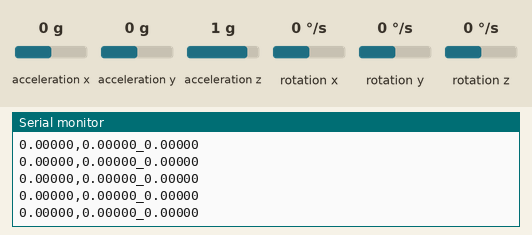
Recording of a sketch running on a simulated Arduino Uno, built with avr-gcc and run on an emulated ATmega328P. On the bench: the last lines printed to the serial monitor. Inputs (shaded band) come from the test bench; at power-on: acceleration x 0 g, acceleration y 0 g, acceleration z 1 g, rotation z 0 °/s, rotation x 0 °/s, rotation y 0 °/s.

Above: at 11.2 s.
11.3 s: acceleration x set to -1.4 g
At 11.8 s:
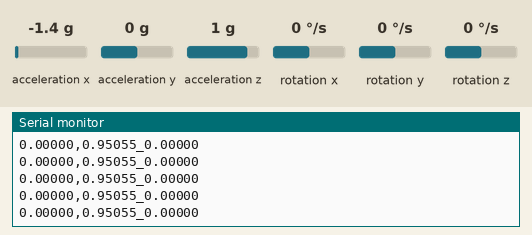
12.8 s: acceleration y set to -1.4 g
At 13.6 s:
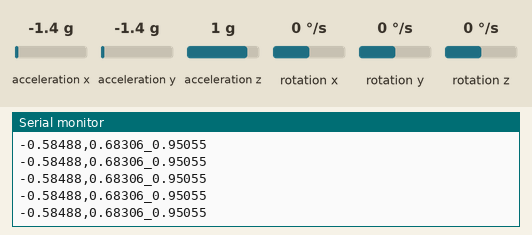
14.3 s: acceleration z set to -1.4 g
At 15.3 s:
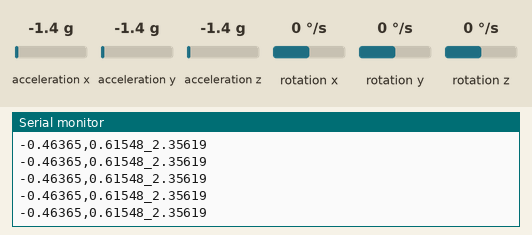
15.8 s: rotation z set to -192 °/s
At 16.3 s:
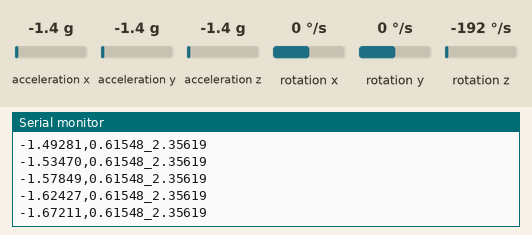
Timing chart, 0 to 18.3 s (numbered marks = the images above; inputs shaded):
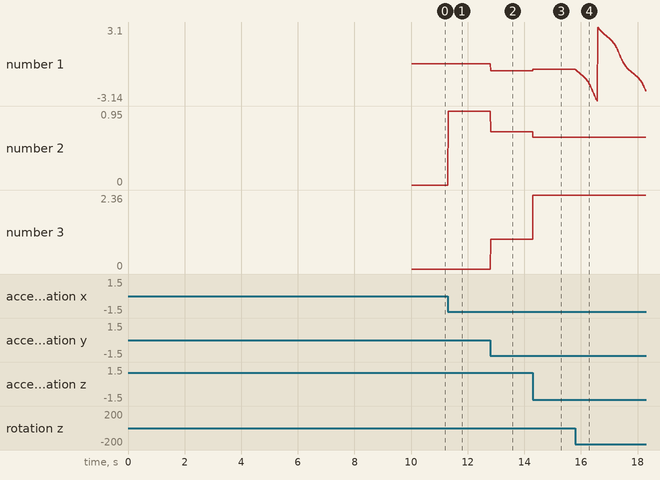

The sketch:

sendSerialData.ino
```cpp
//
// Librerie
//
#include "I2Cdev.h"
#include "MPU6050_6Axis_MotionApps20.h"
#include "Wire.h"
//
// Prototipi funzioni
//
void attendiFinoTc();
void calcolaOffset( double *offset_x, double *offset_y, double *offset_z);
void stampaSeriale(int setData);
void aggiornaN(int *n, int *setDati, bool *Lavora);
//
// Variabili
//
MPU6050 mpu;
double tc = 1000.00; //tempo di campionamento
int n = 0; //numero campioni
double offset_x = 0, offset_y = 0, offset_z = 0;//offset delle accelerazioni
double velx = 0, vely = 0, velz = 0; //velocitÃ 
double spostx = 0, sposty = 0, spostz = 0; //spostamento
float ypr[3]; //vettore yaw pitch e roll per calcolo rotazioni
double acx, acy, acz; //accelerazioni
int timer; //conto del tempo
// Variabili funzionamento mpu
bool dmpReady = false;
uint8_t mpuIntStatus;
uint8_t devStatus;
uint16_t packetSize;
uint16_t fifoCount;
uint8_t fifoBuffer[64];
// #define Numero_campioni//se deccomenti questo define ogni volta che scrivi su seriale la prima colonna contiene il numero di campioni
// Scelgo cosa mandare su seriale: Accelerazione (1) , VelocitÃ (2), spostamento(3), angoli(4).
int setDati = 4;//inizio inviando le accelerazioni
//#define Numero_campioni se vuoi inviare a seriale il numero del campione togli questo commento
Quaternion q;
VectorInt16 aa;
VectorInt16 aaReal;
VectorInt16 aaWorld;
VectorFloat gravity;
uint8_t teapotPacket[14] = { '$', 0x02, 0, 0, 0, 0, 0, 0, 0, 0, 0x00, 0x00, '\r', '\n' };
volatile bool mpuInterrupt = false;
void dmpDataReady() {
  mpuInterrupt = true;
}
//
// Fine Variabili
//
//
// Setup
//
void setup() {
  // Inizializzo connessione I2C e seriale
  Wire.begin();
  Wire.setClock(1000); // 1kHz I2C clock.
  Serial.begin(115200);
  // Setup MPU6050
  setupMpu();
  //Calcolo offset e salvo il tempo iniziale del loop
  calcolaOffset();
  timer = micros();
}
//
// Fine setup
//
//
// Loop
//
void loop() {
  // Stampo i dati richiesti, aggiorno il conto dei campioni e aspetto fino al prossimo istante di campionamento
  stampaSeriale(setDati);
  aggiornaN(n);
  attendiFinoTc();

}
//
// Fine loop
//
//
// Funzioni
//
void attendiFinoTc() {
  //faccio in modo che il ciclo duri sempre il tempo di campionamento
  //ricontrollando quanto tempo Ã¨ passato ogni microsecondo fino a che non Ã¨ passato un intervallo di campionamento intero
  while (micros() - timer < (n) * tc) {
    delayMicroseconds(1);
  }
}
//
// Funzione per il calcolo degi integrali
//
void integrale( double S, double Tc, double *I ) {
  *I += S * (tc / 1000000.);

}
//
// Funzione per il calcolo degli offset
//
void calcolaOffset() {
  timer = micros();

  for (int i = 0; i < 1000; i++) {

    mpuInterrupt = false;
    mpuIntStatus = mpu.getIntStatus();
    if ((mpuIntStatus & 0x10) || fifoCount == 1024) {
      mpu.resetFIFO();
    }
    else if (mpuIntStatus & 0x02) {
      while (fifoCount < packetSize) fifoCount = mpu.getFIFOCount();
      mpu.getFIFOBytes(fifoBuffer, packetSize);
      fifoCount -= packetSize;
      mpu.dmpGetQuaternion(&q, fifoBuffer);
      mpu.dmpGetGravity(&gravity, &q);
      mpu.dmpGetYawPitchRoll(ypr, &q, &gravity);
      mpu.dmpGetAccel(&aa, fifoBuffer);
      mpu.dmpGetLinearAccel(&aaReal, &aa, &gravity);
    }

      offset_x += (double(aaReal.x) / 16384.00000 ) * 9.80665;
      offset_y += (double(aaReal.y) / 16384.00000 ) * 9.80665;
      offset_z += (double(aaReal.z) / 16384.00000 ) * 9.80665;

    while (micros() - timer < (i) * tc) {}
  }
  offset_x = offset_x / 1000. ;
  offset_y = offset_y / 1000. ;
  offset_z = offset_z / 1000. ;
}
//
// Funzione che aplica le matrici di rotazione ai dati in ingresso considerando come angoli di rotazionele angolazioni Yaw Pitch Roll del sensore
//
void rotate(double *x, double *y, double *z) {
  double x1, x2, x3, y1, y2, y3, z1, z2, z3;
  //ruoto roll
  x1 = *x;
  y1 = *y * cos(ypr[2]) - *z * sin(ypr[2]);
  z1 = *y * sin(ypr[2]) + *z * cos(ypr[2]);
  //ruoto pitch
  x2 = x1 * cos(ypr[1]) + z1 * sin(ypr[1]);
  y2 = y1;
  z2 = z1 * cos(ypr[1]) - x1 * sin(ypr[1]);
  //ruoto yaw
  x3 = x2 * cos(ypr[0]) - y2 * sin(ypr[0]);
  y3 = x2 * sin(ypr[0]) + y2 * cos(ypr[0]);
  z3 = z2;
  *x = x3;
  *y = y3;
  *z = z3;
}
//
// Funzione che gestisce la stampa sulla porta seriale del set di dati indicato
//
void stampaSeriale(int setData) {
  mpuInterrupt = false;
  mpuIntStatus = mpu.getIntStatus();
  if ((mpuIntStatus & 0x10) || fifoCount == 1024) {
    mpu.resetFIFO();
  }
  else if (mpuIntStatus & 0x02) {
    while (fifoCount < packetSize) fifoCount = mpu.getFIFOCount();
    mpu.getFIFOBytes(fifoBuffer, packetSize);
    fifoCount -= packetSize;
    mpu.dmpGetQuaternion(&q, fifoBuffer);
    mpu.dmpGetGravity(&gravity, &q);
    mpu.dmpGetYawPitchRoll(ypr, &q, &gravity);
    mpu.dmpGetAccel(&aa, fifoBuffer);
    mpu.dmpGetLinearAccel(&aaReal, &aa, &gravity);
  }
  switch (setData) {
    case 4:
      Serial.print((ypr[0] ), 5);
      Serial.print(',');
      Serial.print(-(ypr[1] ), 5);
      Serial.print('_');
      Serial.print(-(ypr[2] ), 5);
      Serial.print('\n');
      break;
    case 1 :
      acx = (double(aaReal.x ) / 16384.00000 ) * 9.80665 - offset_x;
      acy = (double(aaReal.y ) / 16384.00000 ) * 9.80665 - offset_y ;
      acz = (double(aaReal.z ) / 16384.00000 ) * 9.80665 - offset_z;
      rotate(&acx, &acy, &acz);
      Serial.print(acx, 5);
      Serial.print('\t');
      Serial.print(acy, 5);
      Serial.print('\t');;
      Serial.println(acz, 5);
      break;
    case 2 :
      acx = (double(aaReal.x ) / 16384.00000 ) * 9.80665 - offset_x;
      acy = (double(aaReal.y ) / 16384.00000 ) * 9.80665 - offset_y ;
      acz = (double(aaReal.z ) / 16384.00000 ) * 9.80665 - offset_z;
      rotate(&acx, &acy, &acz);
      integrale(acx , tc, &velx);
      integrale(acy , tc, &vely);
      integrale(acz, tc, &velz);
      Serial.print(velx, 5);
      Serial.print(',');
      Serial.print(vely, 5);
      Serial.print('_');;
      Serial.println(velz, 5);
      break;
    case 3 :
      acx = (double(aaReal.x ) / 16384.00000 ) * 9.80665 - offset_x;
      acy = (double(aaReal.y ) / 16384.00000 ) * 9.80665 - offset_y ;
      acz = (double(aaReal.z ) / 16384.00000 ) * 9.80665 - offset_z;
      rotate(&acx, &acy, &acz);
      integrale(acx , tc, &velx);
      integrale(acy , tc, &vely);
      integrale(acz, tc, &velz);
      integrale(velx, tc, &spostx);
      integrale(vely, tc, &sposty);
      integrale(velz, tc, &spostz);
      Serial.print(spostx, 5);
      Serial.print(',');
      Serial.print(sposty, 5);
      Serial.print('_');;
      Serial.println(spostz, 5);
      break;
  }
}
//
// Funzione aggiornaN
//

void aggiornaN(int n) {
#ifdef Numero_campioni
  Serial.print(n);
  Serial.print('\t');
#endif
  n++;
  /*Per evitare che n diventi troppo grande a fine test riinizializzo il conto dei campioni,
    tanto poi per contare i campioni ci basta effettivamente contarli guardando la lunghezza del vettore dove li salviamo,
    n serve solo per regolare i tempo di campionamento*/
  if (n == 10 * 5000 - 1) {
    timer = micros();
    n = 0;
  }
}
//
// Fine
//
void setupMpu() {
  mpu.initialize();
  devStatus = mpu.dmpInitialize();
  mpu.setXGyroOffset(220);
  mpu.setYGyroOffset(76);
  mpu.setZGyroOffset(-85);
  mpu.setZAccelOffset(1788);
  if (devStatus == 0) {
    mpu.setDMPEnabled(true);
    mpuIntStatus = mpu.getIntStatus();
    dmpReady = true;
    packetSize = mpu.dmpGetFIFOPacketSize();
  }
  else {
  }
}
```

Measured:
- after the input at 11.3 s, the serial monitor: prints a new line at once (image 1)
- after the input at 12.8 s, the serial monitor: prints a new line at once (image 2)
- after the input at 14.3 s, the serial monitor: prints a new line at once (image 3)
- after the input at 15.8 s, the serial monitor: prints a new line at once (image 4)
- plotted number 1: 0 → -0.58 after the input at 12.8 s, -0.58 → -0.46 after the input at 14.3 s, -0.46 → -2.3 after the input at 15.8 s
- plotted number 2: 0 → 0.95 after the input at 11.3 s, 0.95 → 0.68 after the input at 12.8 s, 0.68 → 0.62 after the input at 14.3 s
- plotted number 3: 0.95 → 2.36 after the input at 14.3 s
